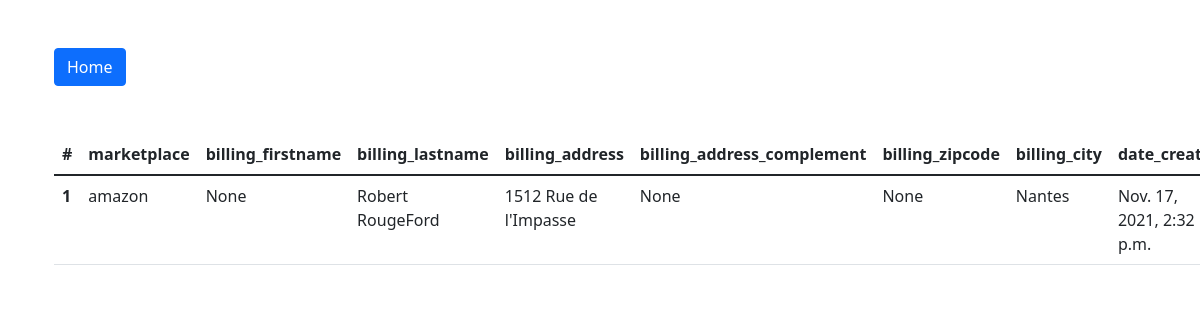
Page /orders/9/ on the committed database.
### orders/models.py (models this page shows)
class Orders(models.Model):
    order_id = models.CharField(max_length=200, null=False, unique=True)
    marketplace = models.CharField(max_length=200, null=True)
    billing_firstname = models.CharField(max_length=50, null=True)
    billing_lastname = models.CharField(max_length=50, null=True)
    billing_address = models.CharField(max_length=200, null=True)
    billing_address_complement = models.CharField(max_length=200, null=True)
    billing_zipcode = models.IntegerField(null=True)
    billing_city = models.CharField(max_length=200, null=True)
    date_created = models.DateTimeField(null=False, auto_now_add=True)
    class Meta:
        verbose_name_plural = "orders"

### orders/views.py (the view)
# urls.py: path("orders/<int:order_id>/", views.Order.as_view(), name="order"),
class Order(View):
    template_name = "orders/order.html"
    def get(self, request, *args, **kwargs):
        order = get_one_orders(id=kwargs['order_id'])
        return render(
            request,
            self.template_name,
            {
                "order": order
            },
        )

### orders/models.py (called while the page is built)
def get_one_orders(id: int) -> Orders:
    orders = Orders.objects.filter(id=id).first()
    return orders

### templates/orders/order.html (shortened to what this page needs)
{% extends 'orders/base.html' %}
{% load static %}
{% block content %}
    <div class="container mt-5">
        <a href="{% url 'index' %}" type="button" class="btn btn-primary">Home</a>
    </div>
    <div class="container mt-5">
        <table class="table">
            <thead>
            <tr>
                <th scope="col">#</th>
                <th scope="col">marketplace</th>
                <th scope="col">billing_firstname</th>
                <th scope="col">billing_lastname</th>
                <th scope="col">billing_address</th>
                <th scope="col">billing_address_complement</th>
                <th scope="col">billing_zipcode</th>
                <th scope="col">billing_city</th>
                <th scope="col">date_created</th>
            </tr>
            </thead>
            <tbody>
            <tr>
                <th scope="row">1</th>
                <td>{{ order.marketplace }}</td>
                <td>{{ order.billing_firstname }}</td>
                <td>{{ order.billing_lastname }}</td>
                <td>{{ order.billing_address }}</td>
                <td>{{ order.billing_address_complement }}</td>
                <td>{{ order.billing_zipcode }}</td>
                <td>{{ order.billing_city }}</td>
                <td>{{ order.date_created }}</td>
            </tr>
            </tbody>
        </table>
    </div>
{% endblock %}

### rows in the picture
Orders: marketplace "amazon", billing_firstname "None", billing_lastname "Robert RougeFord", billing_address "1512 Rue de l'Impasse", billing_address_complement "None", billing_zipcode "None", billing_city "Nantes", date_created "Nov. 17, 2021, 2:32 p.m."
